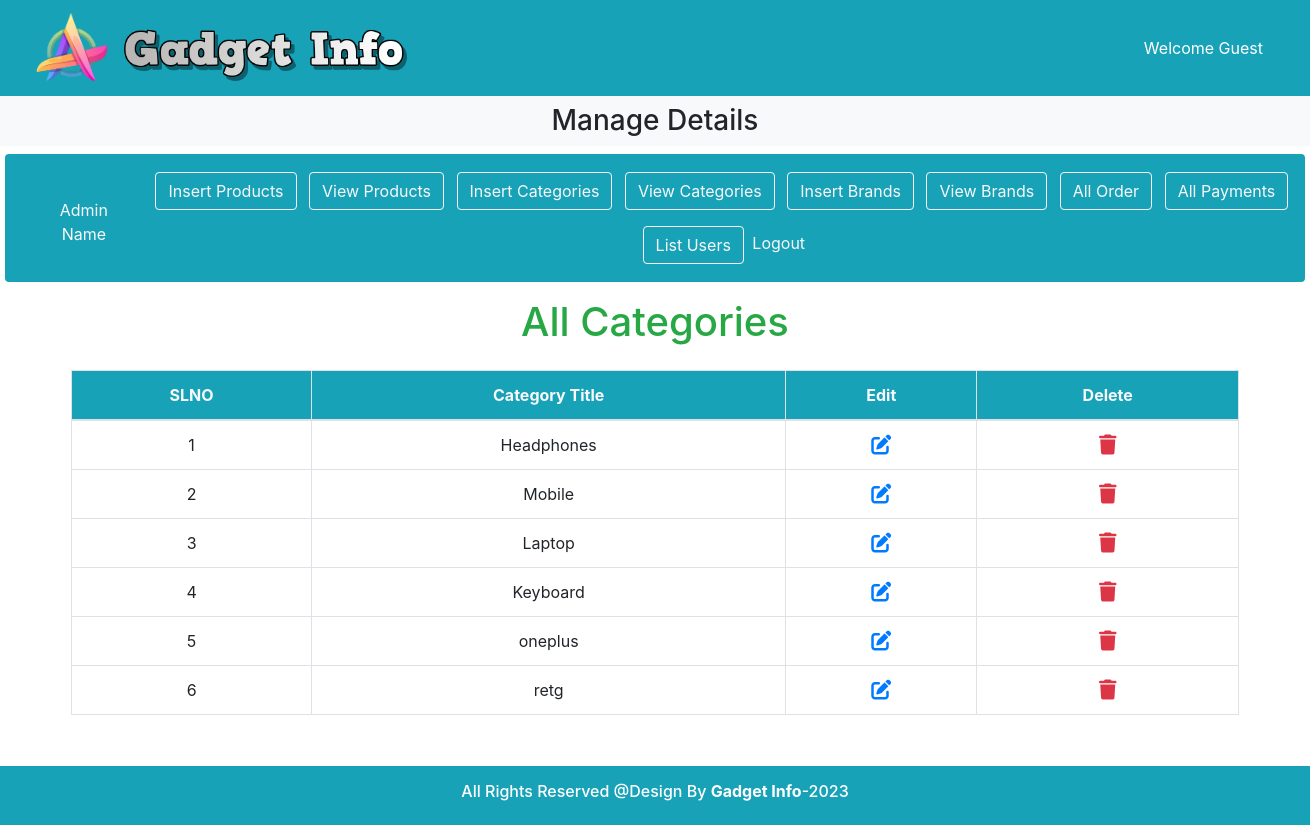
/admin_area/index.php?view_categories, run on an earlier commit of the app's database.
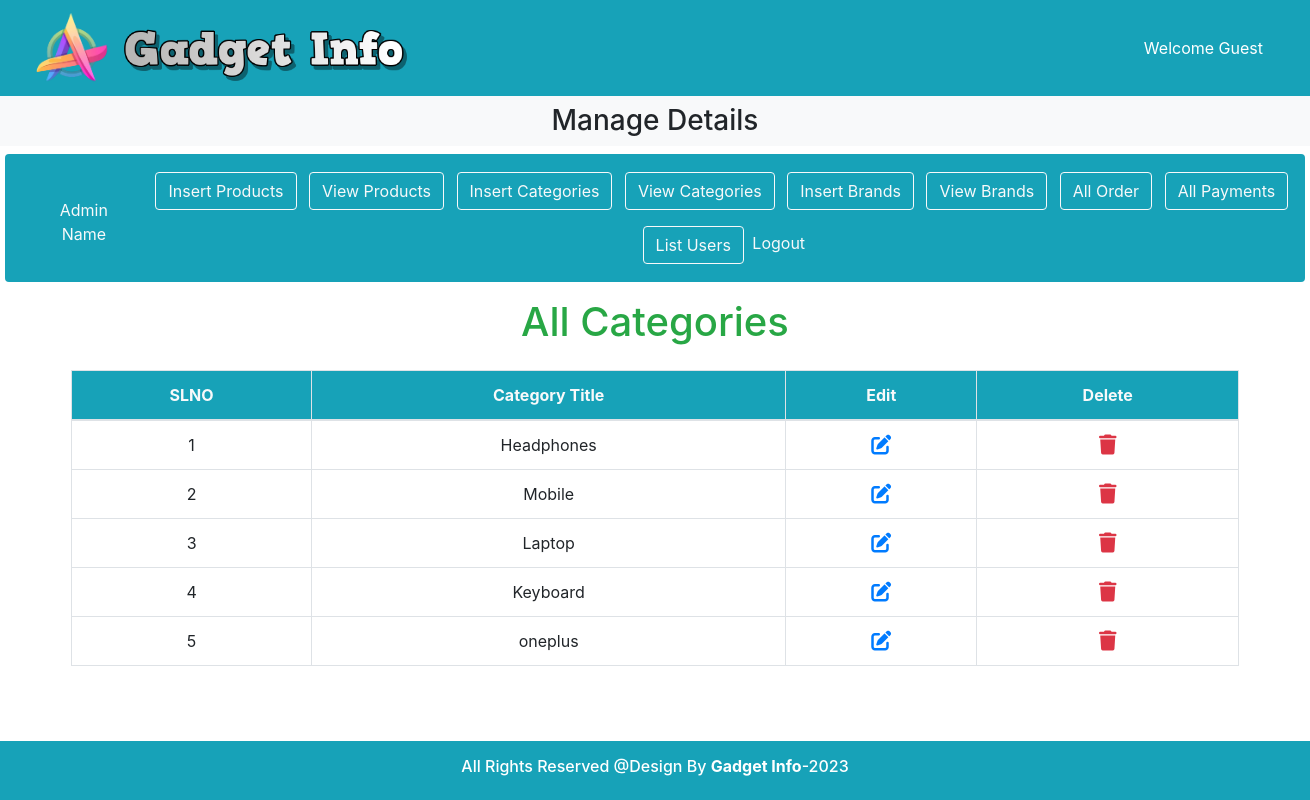
And on a later commit of the database.
### tables this page shows
CREATE TABLE `categories` (
  `category_id` int(11) NOT NULL,
  `category_title` varchar(100) NOT NULL
);

### admin_area/view_categories.php (the view)
<h1 class="text-center text-success">All Categories</h1>
<table class="table table-bordered mt-4  rounded" style="margin-bottom: 110px;padding-bottom: 0px;">
    <thead class="bg-info">
        <tr class="text-light text-center">
            <th>SLNO</th>
            <th>Category Title</th>
            <th>Edit</th>
            <th>Delete</th>
        </tr>
    </thead>
    <tbody class=" text-center">
    <?php
    $select_cat="select * from `categories`";
    $result=mysqli_query($con,$select_cat);
    $number=0;
    while($row=mysqli_fetch_assoc($result)){
        $category_id=$row['category_id'];
        $category_title=$row['category_title'];
        $number++;
    ?>
        <tr>
        <td><?php echo $number;?></td>
        <td><?php echo $category_title;?></td>
        <td class='align-middle'><a href='index.php?edit_category=<?php echo $category_id ?>' class=''><i class='fa-solid fa-pen-to-square fa-lg'></i></a></td>
        <td class='align-middle'><a href='index.php?delete_category=<?php echo $category_id ?>' class='text-danger'><i class='fa-solid fa-trash fa-lg'></i></a></td>
    </tr>
<?php
}?>
</tbody>
</table>

What changed in the data, as far as the page shows it:
removed categories: category_title "retg"
